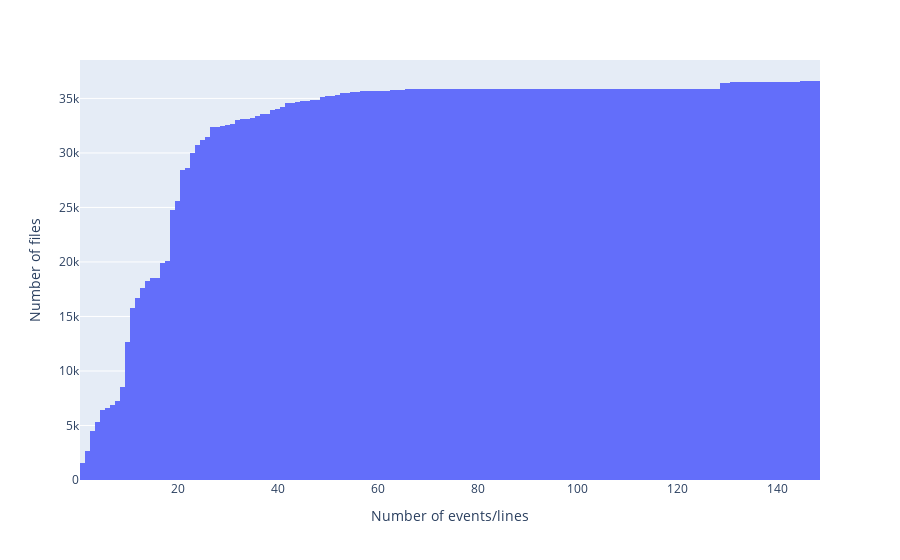

Source (notebook cell):
### Code cell
# Count the number of samples by log_name
df["build_log"] = df["planid"] + ", " + df["log_name"]
df.to_json("../data/stats_dataset.json")
counts_by_log_plan = df.groupby("name").size().reset_index(name='count')
display(counts_by_log_plan)
# Plot histogram using plotly express
fig = px.histogram(counts_by_log_plan, x="count", labels={'count': 'Number of events/lines'}, cumulative=True)
fig.update_layout(
    yaxis_title_text='Number of files',
)
# Show the plot
fig.show()

### Figure 1 — Plotly figure (JSON) as saved in the notebook; plotly's stock layout.template omitted (floating-point values rounded to 4 significant figures; data arrays with more than 128 entries replaced by an {"elided": "..."} marker saying what was removed)
{"data": [{"alignmentgroup": "True", "bingroup": "x", "cumulative": {"enabled": true}, "hovertemplate": "Number of events/lines=%{x}<br>count=%{y}<extra></extra>", "legendgroup": "", "marker": {"color": "#636efa", "pattern": {"shape": ""}}, "name": "", "offsetgroup": "", "orientation": "v", "showlegend": false, "type": "histogram", "x": {"elided": "36599 int values"}, "xaxis": "x", "yaxis": "y"}], "layout": {"barmode": "relative", "legend": {"tracegroupgap": 0}, "margin": {"t": 60}, "xaxis": {"anchor": "y", "domain": [0, 1], "title": {"text": "Number of events/lines"}}, "yaxis": {"anchor": "x", "domain": [0, 1], "title": {"text": "Number of files"}}}}
